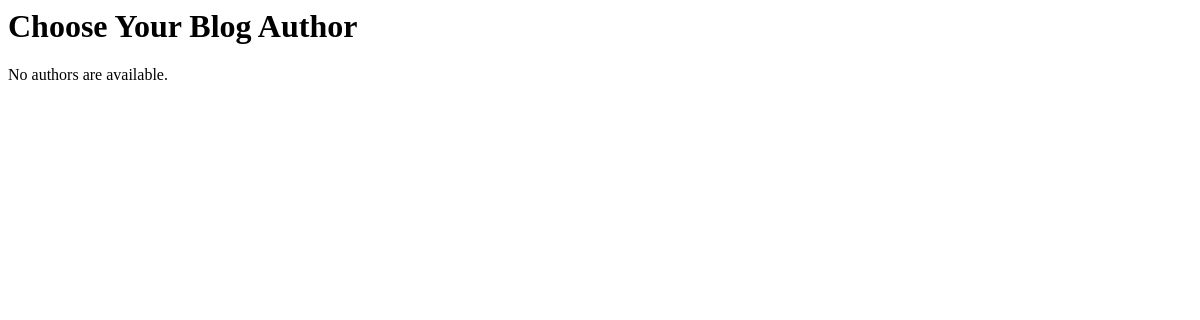
Before: /dblog/ with the older database file.
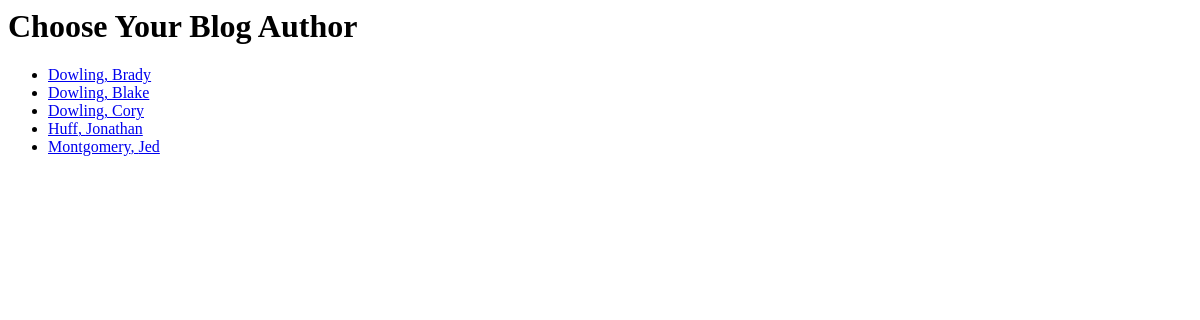
After: the same page with the newer database file.
### dblog/models.py (models this page shows, shortened)
class Author(models.Model):
	authorID = models.CharField(max_length=50)
	lastName = models.CharField(max_length=50)
	firstName = models.CharField(max_length=50)

### dblog/views.py (the view)
def index(request):
    author_list = Author.objects.order_by('lastName')
    context = {'author_list': author_list}
    return render(request, 'dblog/index.html', context)

### dblog/templates/dblog/index.html
<h1>Choose Your Blog Author</h1>
{% if author_list %}
    <ul>
    {% for author in author_list %}
        <li><a href="/dblog/{{ author.authorID }}/">{{author.lastName}}, {{author.firstName}}</a></li>
    {% endfor %}
    </ul>
{% else %}
    <p>No authors are available.</p>
{% endif %}

Changed rows visible on the page:
added Author: lastName "Dowling", firstName "Brady"
added Author: lastName "Dowling", firstName "Blake"
added Author: lastName "Dowling", firstName "Cory"
added Author: lastName "Huff", firstName "Jonathan"
added Author: lastName "Montgomery", firstName "Jed"
Other visible differences:
text no longer shown: "No authors are available."
